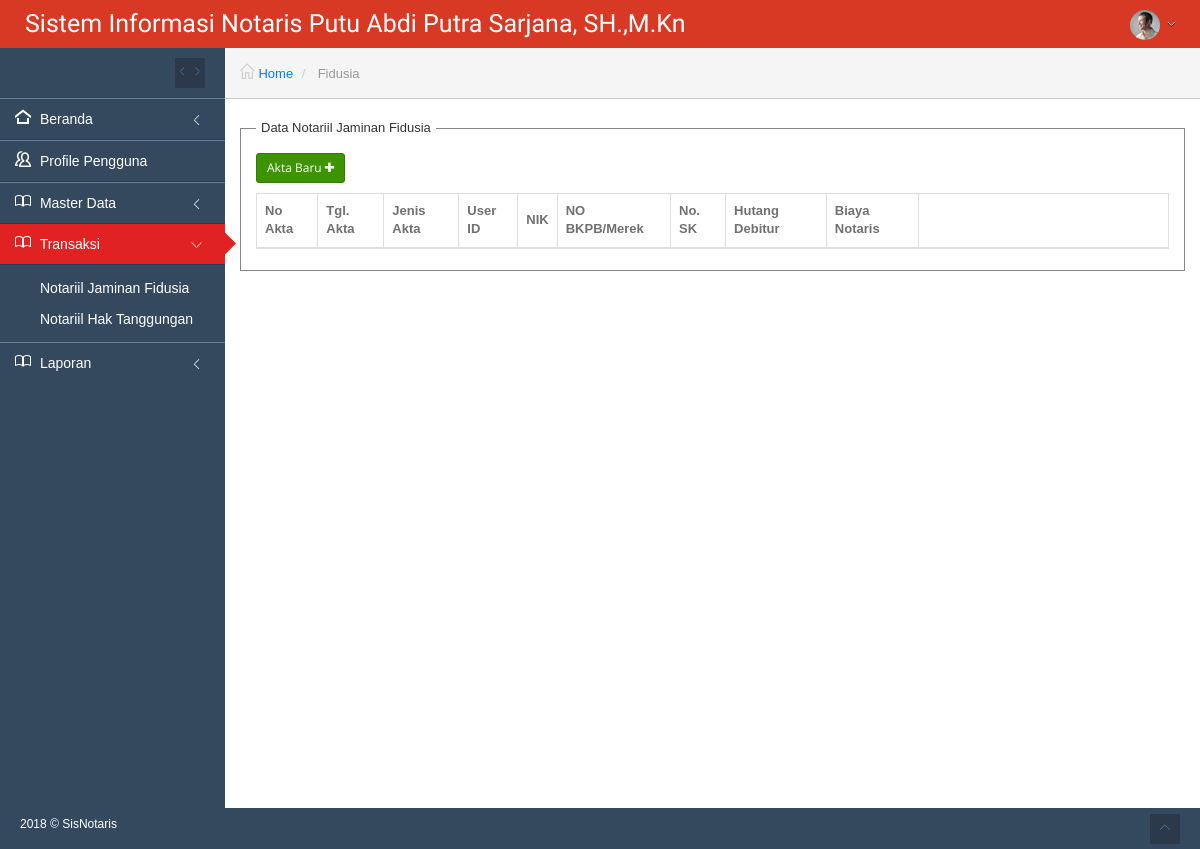
The page /index.php?page=fidusia (signed in) on the database as committed earlier.
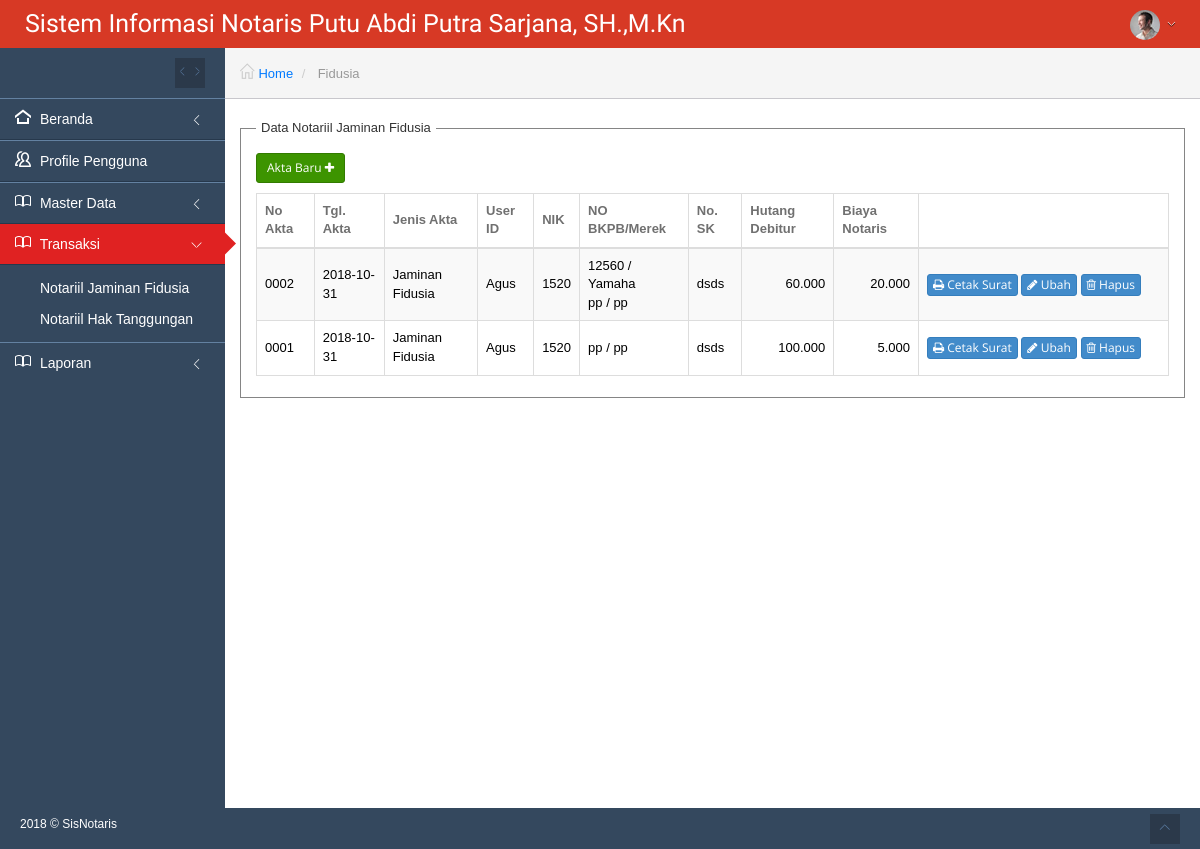
The same page on the database as committed later.
### tables this page shows
CREATE TABLE `tb_fidusia` (
  `id_fidusia` int(11) NOT NULL AUTO_INCREMENT,
  `noaktajamfud` varchar(20) NOT NULL,
  `id_user` int(11) NOT NULL,
  `nosk` varchar(20) NOT NULL,
  `nik` varchar(20) NOT NULL,
  `jnsakta` varchar(20) NOT NULL,
  `tglakta` varchar(20) NOT NULL,
  `hutangdebitur` int(20) NOT NULL,
  `biayanot` int(20) NOT NULL,
  PRIMARY KEY (`id_fidusia`)
);

CREATE TABLE `tb_user` (
  `id_user` int(11) NOT NULL AUTO_INCREMENT,
  `no_user` varchar(3) DEFAULT NULL,
  `nama_user` varchar(100) NOT NULL,
  `hak_akses` enum('Admin','Notaris') NOT NULL,
  `no_telp` varchar(15) NOT NULL,
  `alamat` varchar(30) NOT NULL,
  `nama_pengguna` varchar(20) NOT NULL,
  `kata_sandi` varchar(64) NOT NULL,
  `email` varchar(64) NOT NULL,
  PRIMARY KEY (`id_user`)
);

CREATE TABLE `tb_fidusia_detil` (
  `id_detil` int(11) NOT NULL AUTO_INCREMENT,
  `id_fidusia` int(5) DEFAULT NULL,
  `id_bpkb` int(11) DEFAULT NULL,
  PRIMARY KEY (`id_detil`)
);

CREATE TABLE `tb_bpkb` (
  `id_bpkb` int(11) NOT NULL AUTO_INCREMENT,
  `nobpkb` varchar(20) NOT NULL,
  `id_user` int(11) NOT NULL,
  `kat_object` varchar(200) NOT NULL,
  `merek` varchar(20) NOT NULL,
  `tipe` varchar(20) NOT NULL,
  `norangka` varchar(20) NOT NULL,
  `nomesin` varchar(20) NOT NULL,
  `namapemilik` varchar(200) NOT NULL,
  `photo` varchar(200) DEFAULT NULL,
  PRIMARY KEY (`id_bpkb`)
);

### views/fidusia.php (the view, shortened to what this page needs)
<?php
$data=mysqli_query($con,"select tb_fidusia.*, tb_user.* from tb_fidusia,tb_user
where  tb_fidusia.id_user=tb_user.id_user order by tb_fidusia.id_fidusia desc");
?>
<div class="col-md-12" style="margin-top:20px;">
			<fieldset>
				<legend>Data Notariil Jaminan Fidusia</legend>
				<a href="views/fidusia_form.php" data-toggle="ajaxModal"  class="btn btn-sm btn-green">Akta Baru <i class="fa fa-plus"></i></a>
				<table class="table table-striped table-bordered table-hover" id="sample_1">
					<thead>
						<tr>
							<th>No Akta</th>
							<th>Tgl. Akta</th>
							<th>Jenis Akta</th>
							<th>User ID</th>
							<th>NIK</th>
							<th>NO BKPB/Merek</th>
							<th>No. SK</th>
							<th>Hutang Debitur</th>
							<th>Biaya Notaris</th>
							<th width="250;"></th>
						</tr>
					</thead>
					<tbody>
						<?php
						while ($hasildata = mysqli_fetch_array($data))
						{
							?>
							<tr>
								<td><?php echo $hasildata['noaktajamfud'];?></td>
								<td><?php echo $hasildata['tglakta'];?></td>
								<td><?php echo $hasildata['jnsakta'];?></td>
								<td><?php echo $hasildata['nama_pengguna'];?></td>
								<td><?php echo $hasildata['nik'];?></td>
								<td>
								<?php
								$databpkb=mysqli_query($con,"select tb_fidusia_detil.*, tb_bpkb.* from tb_fidusia_detil,tb_bpkb
								where tb_fidusia_detil.id_bpkb=tb_bpkb.id_bpkb and tb_fidusia_detil.id_fidusia='$hasildata[id_fidusia]'");
								while ($listdatabpkb = mysqli_fetch_array($databpkb))
								{
								?>
								<?php echo $listdatabpkb['nobpkb'];?> / <?php echo $listdatabpkb['merek'];?><br>
								<?php } ?>
								</td>
								<td><?php echo $hasildata['nosk'];?></td>
								<td align="right"><?php echo number_format($hasildata['hutangdebitur'] ,0,',','.')?></td>
								<td align="right"><?php echo number_format($hasildata['biayanot'] ,0,',','.')?></td>
								<td>
									<a class="btn btn-xs btn-primary" href="print_fidusia.php?id=<?php echo $hasildata['id_fidusia'];?>" target="_new"><i class="fa fa-print"></i> Cetak Surat</a>
									<a class="btn btn-xs btn-primary" id="add" href="views/fidusia_form.php?id=<?php echo $hasildata['id_fidusia'];?>" data-toggle="ajaxModal"><i class="fa fa-pencil"></i> Ubah</a>
									<a class="btn btn-xs btn-primary" href="javascript: hapusdata('<?php echo $hasildata['id_fidusia'];?>')"><i class="fa fa-trash-o"></i> Hapus</a>
								</td>
							</tr>
							<?php
						}
						?>
					</tbody>
				</table>
			</fieldset>
</div>

Rows that differ between the two databases and show on the page:
added tb_fidusia: noaktajamfud "0002", tglakta "2018-10-31", jnsakta "Jaminan Fidusia", id_user.nama_pengguna "Agus", nik "1520", nosk "dsds", hutangdebitur "60.000", biayanot "20.000"
added tb_fidusia_detil: id_bpkb.nobpkb "12560", id_bpkb.merek "Yamaha", shown under "0002"
added tb_fidusia_detil: id_bpkb.nobpkb "pp", id_bpkb.merek "pp", shown under "0002"
added tb_fidusia: noaktajamfud "0001", tglakta "2018-10-31", jnsakta "Jaminan Fidusia", id_user.nama_pengguna "Agus", nik "1520", nosk "dsds", hutangdebitur "100.000", biayanot "5.000"
added tb_fidusia_detil: id_bpkb.nobpkb "pp", id_bpkb.merek "pp", shown under "0001"
